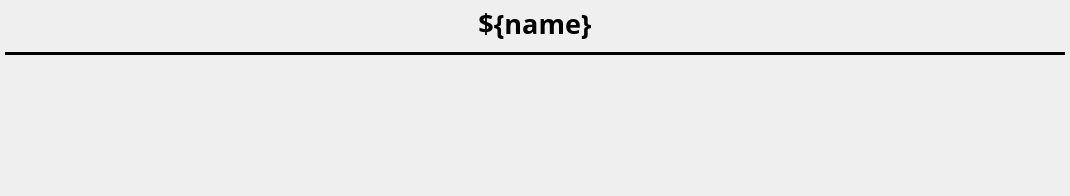
<?xml version="1.0" encoding="UTF-8"?>
<ui version="4.0">
 <class>Form</class>
 <widget class="QWidget" name="Form">
  <property name="geometry">
   <rect>
    <x>0</x>
    <y>0</y>
    <width>1070</width>
    <height>196</height>
   </rect>
  </property>
  <property name="sizePolicy">
   <sizepolicy hsizetype="Preferred" vsizetype="Preferred">
    <horstretch>0</horstretch>
    <verstretch>0</verstretch>
   </sizepolicy>
  </property>
  <property name="windowTitle">
   <string>Form</string>
  </property>
  <layout class="QVBoxLayout" name="main_layout" stretch="0,0,1">
   <property name="spacing">
    <number>10</number>
   </property>
   <property name="sizeConstraint">
    <enum>QLayout::SetDefaultConstraint</enum>
   </property>
   <property name="leftMargin">
    <number>5</number>
   </property>
   <property name="topMargin">
    <number>5</number>
   </property>
   <property name="rightMargin">
    <number>5</number>
   </property>
   <property name="bottomMargin">
    <number>5</number>
   </property>
   <item>
    <widget class="QLabel" name="name_label">
     <property name="font">
      <font>
       <family>Sans Serif</family>
       <pointsize>20</pointsize>
       <weight>75</weight>
       <bold>true</bold>
      </font>
     </property>
     <property name="text">
      <string>${name}</string>
     </property>
     <property name="alignment">
      <set>Qt::AlignCenter</set>
     </property>
    </widget>
   </item>
   <item>
    <widget class="QFrame" name="underline">
     <property name="autoFillBackground">
      <bool>false</bool>
     </property>
     <property name="styleSheet">
      <string notr="true"/>
     </property>
     <property name="frameShape">
      <enum>QFrame::HLine</enum>
     </property>
     <property name="frameShadow">
      <enum>QFrame::Plain</enum>
     </property>
     <property name="lineWidth">
      <number>10</number>
     </property>
    </widget>
   </item>
   <item>
    <layout class="QHBoxLayout" name="signal_layout">
     <property name="spacing">
      <number>2</number>
     </property>
     <property name="leftMargin">
      <number>2</number>
     </property>
     <property name="topMargin">
      <number>2</number>
     </property>
     <property name="rightMargin">
      <number>2</number>
     </property>
     <property name="bottomMargin">
      <number>2</number>
     </property>
     <item>
      <widget class="TyphonPanel" name="read_panel">
       <property name="toolTip">
        <string/>
       </property>
       <property name="whatsThis">
        <string>
    Panel of Signals for Device
    </string>
       </property>
       <property name="showConfig" stdset="0">
        <bool>false</bool>
       </property>
       <property name="showOmitted" stdset="0">
        <bool>false</bool>
       </property>
       <property name="sortBy" stdset="0">
        <enum>TyphonPanel::byName</enum>
       </property>
      </widget>
     </item>
     <item>
      <widget class="TyphonPanel" name="config_panel">
       <property name="toolTip">
        <string/>
       </property>
       <property name="whatsThis">
        <string>
    Panel of Signals for Device
    </string>
       </property>
       <property name="showHints" stdset="0">
        <bool>false</bool>
       </property>
       <property name="showNormal" stdset="0">
        <bool>false</bool>
       </property>
       <property name="showOmitted" stdset="0">
        <bool>false</bool>
       </property>
       <property name="sortBy" stdset="0">
        <enum>TyphonPanel::byName</enum>
       </property>
      </widget>
     </item>
     <item>
      <widget class="TyphonPanel" name="misc_panel">
       <property name="toolTip">
        <string/>
       </property>
       <property name="whatsThis">
        <string>
    Panel of Signals for Device
    </string>
       </property>
       <property name="showHints" stdset="0">
        <bool>false</bool>
       </property>
       <property name="showNormal" stdset="0">
        <bool>false</bool>
       </property>
       <property name="showConfig" stdset="0">
        <bool>false</bool>
       </property>
       <property name="sortBy" stdset="0">
        <enum>TyphonPanel::byName</enum>
       </property>
      </widget>
     </item>
    </layout>
   </item>
  </layout>
 </widget>
 <customwidgets>
  <customwidget>
   <class>TyphonPanel</class>
   <extends>QWidget</extends>
   <header>typhon.signal</header>
  </customwidget>
 </customwidgets>
 <resources/>
 <connections/>
</ui>
